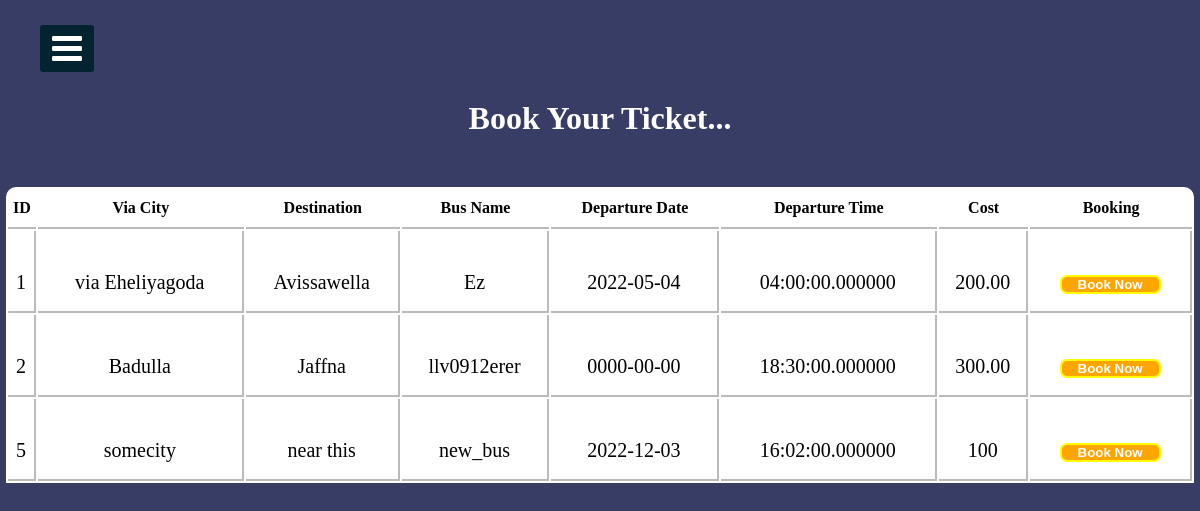
The app's page /viewBus.php (signed in) with its own data.
### tables this page shows
CREATE TABLE `route` (
  `id` int(11) NOT NULL,
  `via_city` varchar(255) NOT NULL,
  `destination` varchar(255) NOT NULL,
  `bus_name` varchar(255) NOT NULL,
  `departure_date` date NOT NULL,
  `departure_time` time(6) NOT NULL,
  `cost` varchar(255) NOT NULL
);

### viewBus.php (the view, shortened to what this page needs)
<?php include("connection.php")?>
<!DOCTYPE html>
<html>
<head>
    <link rel="stylesheet" href="https://cdnjs.cloudflare.com/ajax/libs/font-awesome/4.7.0/css/font-awesome.min.css">
    <link rel="stylesheet" href="cssfile/sidebar.css">
</head>
<body>
    <label for="check">
        <i class="fa fa-bars" id="btn"></i>
    </label>
    <div class="sidebar2">
        <h1 class="adminTopic">Book Your Ticket...</h1>
        <?php
    $sqlget="SELECT * FROM route";
    $sqldata=mysqli_query($conn,$sqlget) or die('error getting');
    echo "<table>";
    echo "<tr>
      <th>ID</th>
    <th>Via City</th>
    <th>Destination</th>
    <th>Bus Name</th>
    <th>Departure Date</th>
    <th>Departure Time</th>
    <th>Cost</th>
    <th>Booking</th>
       </tr>";
       while ($row=mysqli_fetch_array($sqldata,MYSQLI_ASSOC))
       {
        echo "<tr><td>";
        echo $row['id'];
        echo "</td><td>";
        echo $row['via_city'];
        echo "</td><td>";
        echo $row['destination'];
        echo "</td><td>";
        echo $row['bus_name'];
        echo "</td><td>";
        echo $row['departure_date'];
        echo "</td><td>";
        echo $row['departure_time'];
        echo "</td><td>";
        echo $row['cost'];
        echo "</td>";
        ?>
        <td>
            <button style="border:2px solid yellow; border-radius:7px; background-color:orange;color:white;">
                <a href="busTicket.php?id=<?php echo $row['id'];?>">
                    Book Now
                </a>
            </button>
        </td>
        </tr>
        <?php
       }
       echo "</table>";
?>
    </div>
</body>
</html>

### sidebar.css (style rules this page uses)
* { margin: 0; padding: 0; list-style: none; text-decoration: none; }
label #btn, label #cancle { position: absolute; cursor: pointer; background: #042331; color: #fff; border-radius: 3px; }
label #btn { left: 40px; top: 25px; font-size: 35px; color: #fff; padding: 6px 12px; transition: all 0.5s; }

### viewBus.php (style rules this page uses)
body { background: #373d65; background-position: center; background-size: cover; height: 700px; background-repeat: no-repeat; background-attachment: fixed; }
.adminTopic { text-align: center; color: #fff; margin-top: 100px; }
table { width: 99%; border-collapse: separate !important; margin: auto; text-align: center; margin-top: 50px; background-color: rgb(255, 255, 255); border-radius: 10px 10px 0px 0px; }
table th { border-bottom: 2px solid rgb(187, 187, 187); padding: 10px 0px 10px 0px; font-family: "balsamiq_sansitalic" !important; }
table tr td { border-right: 2px solid rgb(187, 187, 187); height: 58px; padding: 22px 0px 0px 0px; font-family: "monospace;" !important; border-bottom: 2px solid rgb(187, 187, 187); font-size: 20px; }
table tr td a { color: white; border-radius: 5px; padding: 6px; text-decoration: none; margin: 10px; font-weight: 700; }
button { padding: 5px 5px 5px 5x; }

### records on screen
route: id "1", via_city "via Eheliyagoda", destination "Avissawella", bus_name "Ez", departure_date "2022-05-04", departure_time "04:00:00.000000", cost "200.00"
route: id "2", via_city "Badulla", destination "Jaffna", bus_name "llv0912erer", departure_date "0000-00-00", departure_time "18:30:00.000000", cost "300.00"
route: id "5", via_city "somecity", destination "near this", bus_name "new_bus", departure_date "2022-12-03", departure_time "16:02:00.000000", cost "100"
